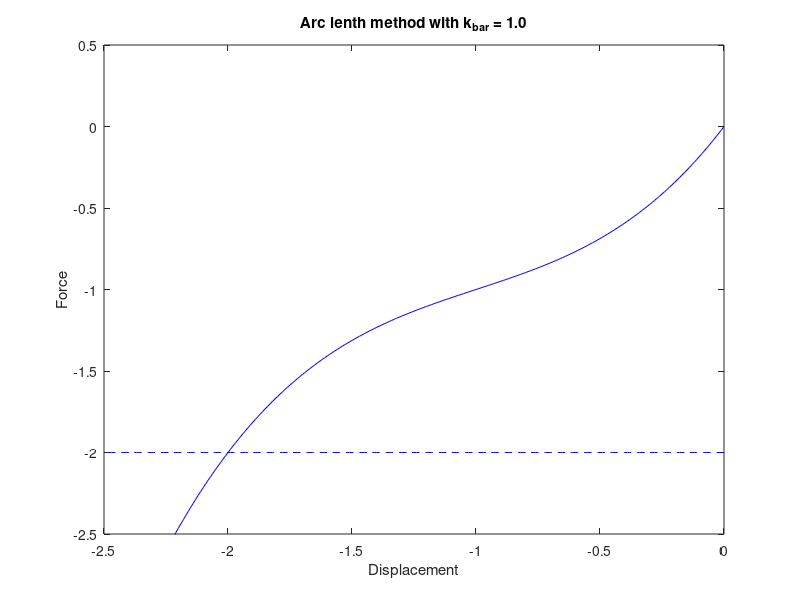

The MATLAB script that drew this image: (Note: this script raises an error after producing the figure.)
%%
% This is the MATLAB Code for Newton Raphson algorithm by CHEN Jiawei
%%
clear
clc
close all
format longEng
%% plot the analytical solution
k_bar = 1.0;
x=0:-0.01:-2.5;
y=x + 1.5*x.^2 + 0.5*x.^3 + k_bar * x;
figure(1)
set(gca,'Fontsize',16)
fig1=plot(x,y,'b'); hold on
axis([-2.5 0 -2.5 0.5]);
xlabel('Displacement');
ylabel('Force');
title('Arc lenth method with k_b_a_r = 1.0');

%% arc length method
% set param for increment
F_ext=2;
F_ini=0;
fig1 = plot(x,-F_ext*ones(1,length(x)),'b--'); hold on
%
tol=1e-3;
max_iter = 100;
step=1;
max_step = 100;
Residual_inc = 1;
%
deltalL = 0.05;
beta = 1.0;

while(step<=max_step && abs(Residual_inc)>=tol)
    if step==1
        u(step)=0;
        lambda(step)=0;
    else
        u(step) = u(step-1) + delta_u(iter);
        lambda(step) = lambda(step-1) + delta_lambda(iter);
        Residual_inc = F_ext-F_inter(u(step),k_bar);
    end
    
    %init iter
    iter=1;
    delta_u=0;
    delta_lambda=0;
    k = k_stif(u(step),k_bar);
    Residual=1;
    
    while(iter<=max_iter && abs(Residual)>=tol)
        if iter==1
            ddelta_u2=0;
            ddelta_u1=F_ext/k;
            
            a1=ddelta_u1*ddelta_u1+beta*F_ext*F_ext;
            a2=2*ddelta_u1*(delta_u(iter)+ddelta_u2)+2*delta_lambda(iter)*(beta^2)*F_ext*F_ext;
            a3=(delta_u(iter)+ddelta_u2)*(delta_u(iter)+ddelta_u2)-deltalL^2+(delta_lambda(iter)^2)*(beta^2)*F_ext*F_ext;
            
            if step==1
                fac=a2*a2-4*a1*a3;
                ddelta_lambda1=(-a2+sqrt(fac))/(2*a1);
                ddelta_lambda2=(-a2+sqrt(fac))/(2*a1);
                ddelta_lambda = max(ddelta_lambda1,ddelta_lambda2);
            else
                ddelta_lambda=lambda_solve(a1,a2,a3,delta_u(iter),ddelta_u,delta_lambda(iter),F_ext);
            end
            
            ddelta_u = ddelta_lambda*ddelta_u1 + ddelta_u2;
            delta_lambda(iter+1)=delta_lambda(iter)+ddelta_lambda;
            delta_u(iter+1)=delta_u(iter)+ddelta_u;
            
            %fig2 = plot(u(step)+delta_u(iter+1),(lambda(step)+delta_lambda(iter+1))*F_ext,'go','Markersize',5,'Markerfacecolor','g'); hold on
            %fig4 = plot(u(step)+delta_u(iter+1),F_inter(u(step)+delta_u(iter+1),k_bar),'ro','Markersize',5,'Markerfacecolor','r'); hold on
            Residual = -F_inter(u(step)+delta_u(iter+1),k_bar)+(lambda(step)+delta_lambda(iter+1))*F_ext;
            
        else
            ddelta_u2=Residual./k;%bar
            ddelta_u1=F_ext/k;%t
            
            a1=ddelta_u1*ddelta_u1+beta*F_ext*F_ext;
            a2=2*ddelta_u1*(delta_u(iter)+ddelta_u2)+2*delta_lambda(iter)*(beta^2)*F_ext*F_ext;
            a3=(delta_u(iter)+ddelta_u2)*(delta_u(iter)+ddelta_u2)-deltalL^2+(delta_lambda(iter)^2)*(beta^2)*F_ext*F_ext;
            
            ddelta_lambda=lambda_solve(a1,a2,a3,delta_u(iter),ddelta_u,delta_lambda(iter),F_ext);
            ddelta_u = ddelta_lambda*ddelta_u1 + ddelta_u2;
            delta_lambda(iter+1)=delta_lambda(iter)+ddelta_lambda;
            delta_u(iter+1)=delta_u(iter)+ddelta_u;
            
            %fig2 = plot(u(step)+delta_u(iter+1),(lambda(step)+delta_lambda(iter+1))*F_ext,'go','Markersize',5,'Markerfacecolor','g'); hold on
            %fig4 = plot(u(step)+delta_u(iter+1),F_inter(u(step)+delta_u(iter+1),k_bar),'ro','Markersize',5,'Markerfacecolor','r'); hold on
            Residual = -F_inter(u(step)+delta_u(iter+1),k_bar)+(lambda(step)+delta_lambda(iter+1))*F_ext;
        end
        %fig2 = plot(u(step)+delta_u(iter+1),(lambda(step)+delta_lambda(iter+1))*F_ext,'go','Markersize',5,'Markerfacecolor','g'); hold on
        fig4 = plot(u(step)+delta_u(iter+1),F_inter(u(step)+delta_u(iter+1),k_bar),'bo','Markersize',5,'Markerfacecolor','b'); hold on
        iter = iter+1;
    end
    step = step+1;
        
    %legend([fig1 fig2 fig4],'Analytical solution','Arc length point','Arc length prediction','location','best');
    legend([fig1 fig4],'Analytical solution','Arc length prediction','location','best');
    
end


%% function definition
function y=F_inter(x,k_bar)
y=x + 1.5*x.^2 + 0.5*x.^3 + k_bar * x;
end
function y=k_stif(x,k_bar)
y = (1 + 3 * x + 1.5 * x.^2) + k_bar;
end
function delta_lambda=lambda_solve(a1,a2,a3,delta_u,ddelta_u,delta_lambda,F_ext)
if (a1==0 && a2==0)
    disp('No roots found')
elseif (a1==0 && a2~=0)
    delta_lambda=-a3./a2;
else
    fac=a2*a2-4*a1*a3;
    if fac<0
       disp('No root found, return')
    end
    lambda1=(-a2+sqrt(fac))/(2*a1);
    dot1 = ddelta_u*delta_u+lambda1*delta_lambda*F_ext*F_ext;
    lambda2=(-a2-sqrt(fac))/(2*a1);
    dot2 = ddelta_u*delta_u+lambda2*delta_lambda*F_ext*F_ext;
    if dot2>=dot1
        delta_lambda=lambda2;
    else
        delta_lambda=lambda1;
    end
end
end
